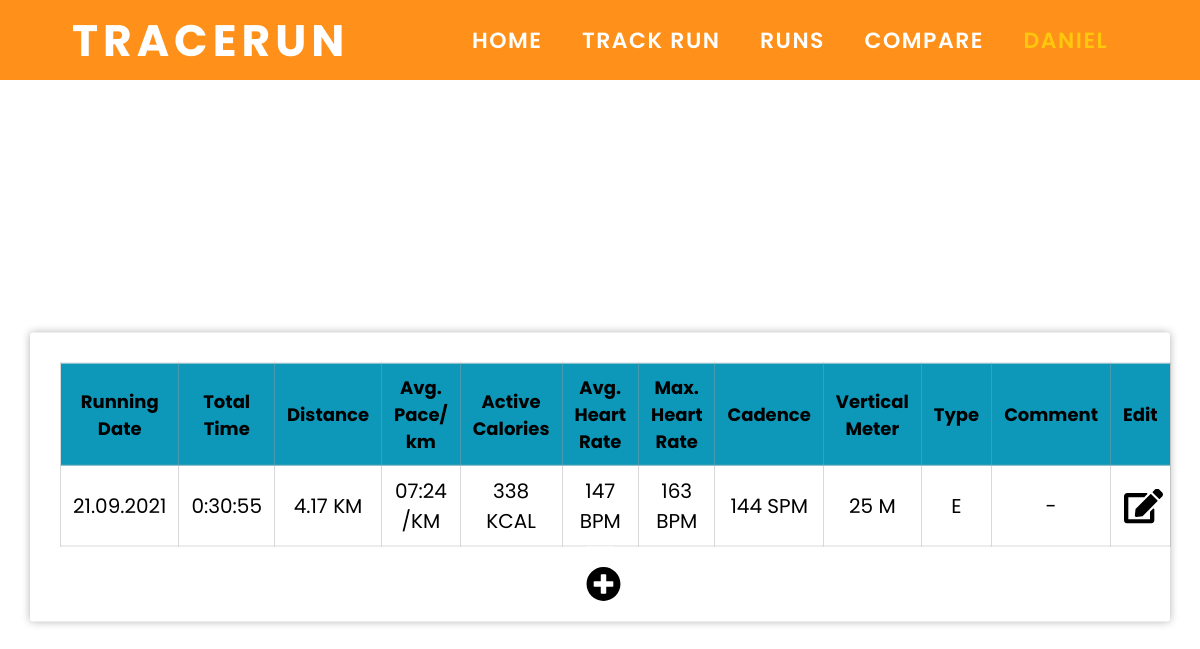
The page /view/run.php?run=111 (signed in) on the database its author committed.
### tables this page shows
CREATE TABLE `trackrun` (
  `id` int(11) NOT NULL,
  `fk_user` int(11) NOT NULL,
  `running_date` date NOT NULL,
  `total_time` time DEFAULT NULL,
  `distance` float NOT NULL,
  `active_calories` int(11) NOT NULL DEFAULT 0,
  `avg_heart_rate` int(11) NOT NULL,
  `max_heart_rate` int(11) NOT NULL DEFAULT 0,
  `cadence` int(11) NOT NULL DEFAULT 0,
  `vertical_meters` int(15) NOT NULL DEFAULT 0,
  `type` varchar(1) NOT NULL,
  `comment` varchar(200) NOT NULL,
  `int_active` int(11) NOT NULL,
  `int_pause` int(11) NOT NULL
);

### controller/CONrun.php (the view, shortened to what this page needs)
<?php
function GetRun() {
    include "../model/include.php";
    $makeHidden = False;
    $stmt = $mysql->prepare("SELECT running_date, total_time, distance, active_calories, avg_heart_rate, max_heart_rate, cadence, vertical_meters, type, comment FROM trackrun WHERE id=(?)");
    $stmt->bind_param("i", $_GET["run"]);
    $stmt->execute();
    $stmt->bind_result($runningdateSQL, $totaltimeSQL, $distance, $activecalories, $avgheartrate, $maxheartrate, $cadence, $vertiaclmeters, $type, $comment);
    $id_run = $_GET["run"];
    if($stmt->fetch()){
        $runningdate = date("d.m.Y",strtotime($runningdateSQL));
        $totaltime = date("G:i:s", strtotime($totaltimeSQL));
        list($h, $m, $s) = explode(":", $totaltime);
        $m += $h * 60;
        $s += $m * 60;
        $space = $s/$distance;
        $mins = floor($space / 60 % 60);
        $secs = floor($space % 60);
        $avgpace  = sprintf('%02d:%02d', $mins, $secs);
        if(empty($comment)){
            $comment = "-";
        }
        echo "<table class='table-run'>";
            echo "<thead>";
                echo "<tr>";
                    echo "<th>Running Date</th>";
                    echo "<th>Total Time</th>";
                    echo "<th>Distance</th>";
                    echo "<th>Avg. Pace/ km</th>";
                    echo "<th>Active Calories</th>";
                    echo "<th>Avg. Heart Rate</th>";
                    echo "<th>Max. Heart Rate</th>";
                    echo "<th>Cadence</th>";
                    echo "<th>Vertical Meter</th>";
                    echo "<th>Type</th>";
                    echo "<th>Comment</th>";
                    echo "<th>Edit</th>";
                echo "</tr>";
            echo "</thead>";
            echo "<tbody>";
                echo "<tr>";
                    echo "<td data-label='Running Date'>$runningdate</td>";
                    echo "<td data-label='Total Time'>$totaltime</td>";
                    echo "<td data-label='Distance'>$distance KM</td>";
                    echo "<td data-label='Avg. Pace/ km'>$avgpace /KM</td>";
                    echo "<td data-label='Active Calories'>$activecalories KCAL</td>";
                    echo "<td data-label='Avg. Heart Rate'>$avgheartrate BPM</td>";
                    echo "<td data-label='Max. Heart Rate'>$maxheartrate BPM</td>";
                    echo "<td data-label='Cadence'>$cadence SPM</td>";
                    echo "<td data-label='Vertical Meter'>$vertiaclmeters M</td>";
                    echo "<td data-label='Type'>$type</td>";
                    echo "<td data-label='Comment'>$comment</td>";
                    echo "<td data-label='Edit'>";
                        echo "<form method='POST'>";
                            echo "<button class='btnEdit' name='btnEdit' value='$id_run'><img class='icon-run' src='../view/picture/editicon_run.svg'></button>";
                        echo "</form>";
                    echo "</td>";
                echo "</tr>";
            echo "</tbody>";
        echo "</table>";
    }
    echo "<form method='POST'>";
    if(!$makeHidden){
        echo "<button class='btnAdd' name='btnAdd'><img class='icon-run add-run' src='picture/plusicon_run.svg'></button>";
    }
    echo "</form>";
}
?>

### view/css/style.css (style rules this page uses)
:root { --orange: rgba(255, 132, 0, 0.9); --orange2: rgba(255, 132, 0, 0.3); --yellow: rgba(255, 200, 13, 1); --lightthiele: rgba(13, 152, 186, 0.9); --lightthiele2: rgba(13, 152, 186, 0.3); --thiel: #0D98BA; --white: rgb(255, 255, 255); --gray: rgba(161, 161, 161, 0.4); --red: red; --green: green; }
* { padding: 0; margin: 0; box-sizing: border-box; text-decoration: none; list-style: none; -webkit-appearance:none; }
body { font-family: 'Poppins', sans-serif; font-size: 22px; }
.icon-run { height: 50px; }
.icon-run { height: 35px; margin-right: -7px; }
.btnDel, .btnEdit, .btnAdd { margin-bottom: -30px; margin: auto; cursor: pointer; border: 0; background-color: white; }
.btnEdit { margin-bottom: 0; }
.add-run { margin-top: 20px; margin-bottom: -10px; }
.table-run { border-collapse: collapse; table-layout: fixed; width: auto; min-width: 100%; }
.table-run td { font-size: 20px; }
.table-run th { font-size: 18px; }
.table-run td, .table-run th { padding: 10px 12px; border: 1px solid var(--gray); text-align: center; }
.table-run th { background-color: var(--thiel); }

### rows shown on the page
trackrun: running_date "21.09.2021", total_time "0:30:55", distance "4.17", distance "07:24", active_calories "338", avg_heart_rate "147", max_heart_rate "163", cadence "144", vertical_meters "25", type "E"

### other values the page prints
$_SESSION["username"] "DANIEL"
$comment "-"
